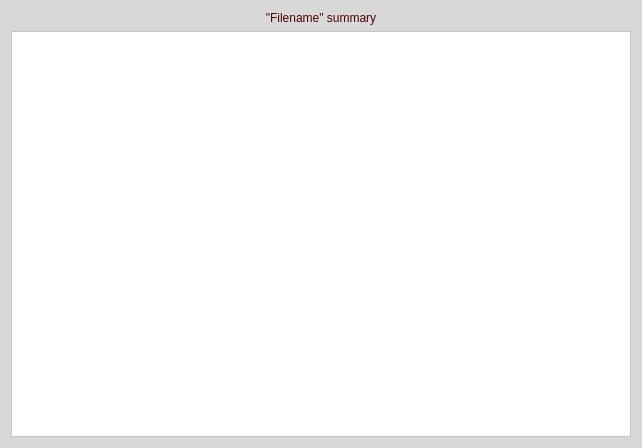
<?xml version="1.0" encoding="UTF-8"?>
<ui version="4.0">
 <class>Dialog</class>
 <widget class="QDialog" name="Dialog">
  <property name="geometry">
   <rect>
    <x>0</x>
    <y>0</y>
    <width>642</width>
    <height>448</height>
   </rect>
  </property>
  <property name="windowTitle">
   <string>&quot;Filename&quot; summary</string>
  </property>
  <property name="styleSheet">
   <string notr="true">background-color:#D8D8D8</string>
  </property>
  <layout class="QVBoxLayout" name="verticalLayout">
   <item>
    <widget class="QLabel" name="filenamelbl">
     <property name="styleSheet">
      <string notr="true">color:#520202</string>
     </property>
     <property name="text">
      <string>&quot;Filename&quot; summary</string>
     </property>
     <property name="alignment">
      <set>Qt::AlignCenter</set>
     </property>
    </widget>
   </item>
   <item>
    <widget class="QTableView" name="Detailedresultstable">
     <property name="baseSize">
      <size>
       <width>3</width>
       <height>10</height>
      </size>
     </property>
     <property name="styleSheet">
      <string notr="true">background-color:#FFFFFF</string>
     </property>
    </widget>
   </item>
  </layout>
 </widget>
 <resources/>
 <connections/>
</ui>
